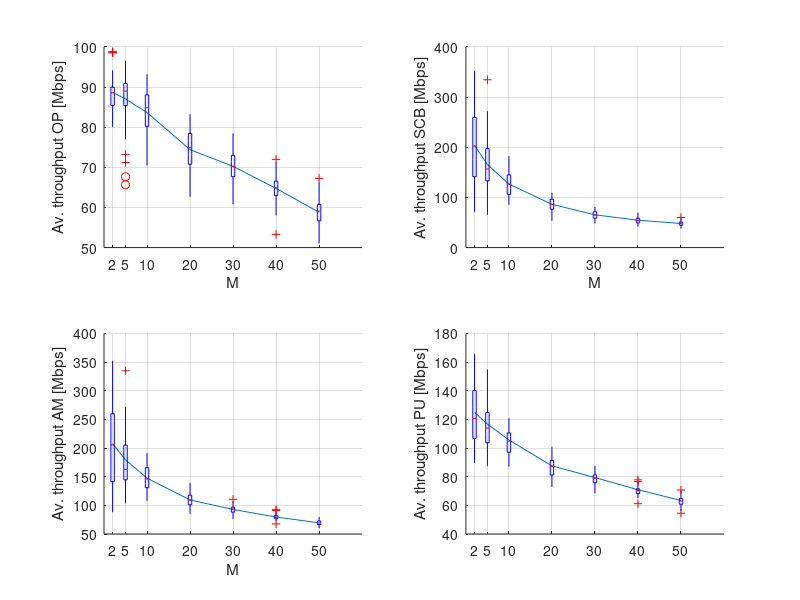
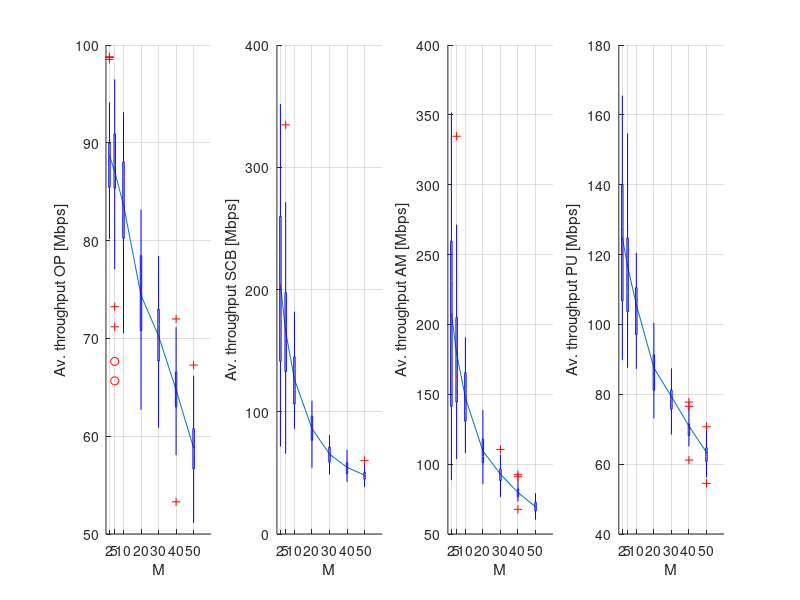

Source code (MATLAB) for these figures, in order:
% Sergio on 09 Nov 2017
% This script is for paper #3 and plots the average throughput using
% boxplot for N = 2 to 50 WLANs in a grid 100x100 m.

clc
close all
clear

%% ONLY PRIMARY

s_op_detail_n2 = [88.61
    84.29
    88.61
    94.12
    94.12
    89.66
    88.61
    88.61
    89.18
    93.77
    89.66
    88.61
    98.76
    89.99
    80.33
    80.33
    80.33
    88.61
    89.99
    93.77
    84.29
    94.12
    89.18
    88.61
    88.61
    88.61
    84.4
    89.66
    80.33
    98.76
    88.61
    98.76
    93.75
    88.61
    88.61
    80.33
    88.61
    80.18
    89.99
    88.61
    84.29
    80.33
    89.99
    84.29
    88.61
    88.61
    80.33
    98.53
    94.12
    93.77
    
    ];

s_op_detail_n5 = [
    89.04
    92.55
    89.17
    96.4
    87.28
    87.42
    91.05
    91.55
    89.41
    94.89
    91.43
    93.02
    86.95
    88.96
    89.53
    77.76
    87.58
    87.49
    94.64
    85.38
    96.48
    87.01
    89.36
    89.44
    87.07
    67.65
    65.66
    89.54
    77.09
    83.71
    89.46
    73.24
    85.36
    90.89
    83.43
    88.93
    85.53
    90.91
    89.24
    84.15
    94.65
    83.64
    92.81
    89.53
    91.15
    82.21
    90.76
    85.92
    71.19
    85.22
    
    ];

s_op_detail_n10 = [
    80.49
    87.39
    90.97
    76.45
    86.49
    89.54
    78.06
    83.42
    83.19
    89.56
    87.77
    93.13
    80.69
    90.08
    87.26
    70.52
    74.37
    89.28
    81.62
    85.9
    76.22
    84.97
    71.28
    89.26
    88.49
    86.44
    77.59
    82.14
    87.7
    84.73
    88.32
    91.9
    79.99
    80.28
    91.16
    76.91
    73.7
    86.45
    86.17
    86.61
    81.83
    76.8
    81.7
    85.6
    83.58
    83.04
    88.15
    80.24
    74.72
    91.01
    
    ];

s_op_detail_n20 = [
    80.3
    70.58
    73.29
    72.28
    69.01
    80.74
    76.4
    72.21
    69.82
    81.22
    78.07
    70.05
    81.53
    65.59
    73.01
    82.94
    73.13
    73.12
    75.04
    82.1
    82.35
    78.59
    74.59
    78.92
    77.28
    77.9
    73.11
    75.91
    74.88
    63.72
    71.45
    66.82
    79.26
    75.48
    62.7
    79.18
    76.88
    66.64
    76.62
    76.34
    77.82
    83.17
    67.58
    80.74
    74.98
    73.08
    69.58
    66.33
    74.51
    63.68
    
    ];

s_op_detail_n30 = [
    71.42
    72.05
    69.62
    68.44
    74.62
    68.85
    69.86
    65.21
    70.15
    66.79
    71.98
    70.42
    60.87
    78.41
    71.21
    74.38
    68.7
    73.03
    76.46
    70.29
    64.71
    70.18
    74.93
    62.98
    63.55
    73.14
    70.79
    64.88
    71.64
    75.96
    73.43
    67.96
    69.89
    72.83
    77.97
    70.23
    71.25
    74.34
    61.47
    69.86
    71.67
    66.07
    70.66
    66.96
    64.8
    78.29
    76.07
    69.25
    66.61
    67.59
    
    ];

s_op_detail_n40 = [
    66.55
    71.99
    64.63
    66.53
    64.84
    65.42
    63.41
    62.91
    65.75
    53.29
    69.6
    69.96
    67.79
    63.25
    65.38
    62.99
    66.57
    62.46
    64.58
    62.95
    63.68
    66.61
    65.31
    68.67
    69
    71.14
    66.71
    60.9
    60.2
    63.41
    63.31
    70.91
    63.96
    65.02
    66.2
    59.81
    65.87
    65.59
    65.06
    66.89
    63.03
    59.97
    62
    62.28
    69.43
    63.84
    60.18
    64.02
    58.07
    65.9
    
    ];

s_op_detail_n50 = [
    57.58
    54.87
    59.86
    60.91
    60.76
    56.73
    60.44
    58.43
    57.52
    62.49
    58.93
    59.11
    63.46
    62.22
    62.19
    58.85
    59.29
    56.97
    53.15
    60.35
    62.15
    51.96
    55.23
    64.4
    66.17
    60.78
    55.68
    57.68
    61.63
    56.56
    55.61
    67.27
    62.36
    57.94
    56.99
    56.65
    59.05
    59.92
    54.85
    53.29
    51.14
    59.35
    59.35
    60.31
    61.51
    59.11
    58.41
    60.28
    56.05
    53.99
    
    ];

s_op = [88.7092	87.0546	83.6632	74.4104	70.2544	64.7564	58.7956];

%% STATIC CHANNEL BONDING

s_scb_detail_n2 = [
    88.61
    141.41
    235.66
    282.99
    124.61
    251.42
    179.17
    176.66
    117.39
    71.62
    119.69
    131.31
    262.48
    281.78
    201.81
    94.77
    108.52
    117.1
    177.14
    177.14
    338.05
    94.12
    236.74
    192.54
    207.72
    219.88
    202.79
    220.19
    229.5
    278.48
    141.35
    132.21
    341.64
    88.61
    235.66
    322.44
    234.28
    169.57
    329.2
    315.67
    217.25
    141.33
    178.79
    217.25
    330.47
    333.08
    141.33
    150.45
    351.63
    267.74
    
    ];

s_scb_detail_n5 = [
    182.64
    141.24
    334.69
    154.94
    143.54
    219.22
    65.79
    194.56
    144.07
    158.09
    131.77
    194.03
    129.96
    142.39
    115.92
    219.03
    212.83
    162.89
    248.92
    252.29
    253.54
    271.35
    193.06
    74.86
    88.34
    147.48
    127.03
    186.67
    125.41
    202.07
    172.84
    151.66
    83.01
    109.72
    123.73
    144.24
    100.57
    94.7
    175.79
    136.91
    163.87
    160.13
    204.75
    136.41
    151.19
    198.44
    181.89
    199.71
    155.44
    214.23
    
    ];

s_scb_detail_n10 = [
    157.62
    126.92
    143.8
    115.81
    146.76
    172.47
    127.56
    108.02
    113.98
    122.68
    150.84
    130.52
    86.83
    130.83
    109.91
    97.37
    104.76
    147
    181.82
    137.54
    133.67
    155.03
    122.08
    111.18
    99.95
    121.87
    94.33
    94.24
    136.49
    92.54
    93.45
    167.77
    123.53
    121.38
    136.82
    94.74
    119.48
    151.88
    101.29
    105.69
    92.91
    181.05
    133.29
    144.93
    128.95
    155.84
    144.86
    149.91
    86.09
    126.39
    
    ];

s_scb_detail_n20 = [
    103.99
    54.2
    88.1
    93.09
    85.04
    99.07
    98.27
    67.42
    62.73
    107.57
    76.75
    76.69
    76.44
    62.87
    89.53
    72.47
    96.49
    73.94
    70.91
    108.59
    93.57
    85.85
    84.68
    92.07
    77.66
    85.3
    87.65
    100.44
    107.04
    103.26
    81.26
    84.68
    107.04
    96.18
    86.53
    99.42
    79.61
    77.85
    80.09
    89.22
    89.77
    109
    73.81
    97.49
    85.41
    76.3
    92.67
    91.89
    60.18
    73.02
    
    ];

s_scb_detail_n30 = [
    57.9
    77.47
    64.85
    55.63
    56.64
    56.5
    74.45
    53.75
    57.08
    57.32
    71.15
    72.97
    65.84
    74.96
    65.8
    48.85
    69.21
    69.46
    64.87
    71.17
    65.43
    56.27
    71.99
    61.31
    59.06
    57.38
    58.6
    71.26
    77.07
    65.42
    64.89
    71.26
    68.31
    62.28
    71.83
    63.51
    63.37
    80.9
    56.1
    64.77
    78.28
    62.87
    73.25
    62.49
    75.37
    63.65
    72.48
    66.88
    51.93
    63.14
    
    ];

s_scb_detail_n40 = [
    53.28
    44.16
    68.24
    42.73
    64.13
    54.73
    54.56
    61.12
    53.29
    53.56
    47.64
    50.44
    62.98
    68.72
    67.9
    50.79
    51.03
    55.71
    63.24
    58.21
    46.71
    60.03
    57.38
    48.18
    55.38
    56.74
    57.94
    54.79
    52.22
    60.65
    58.39
    61.09
    51.75
    45.09
    49.08
    61.07
    53.16
    56.36
    51.88
    52.46
    57.23
    53.85
    47.11
    46.47
    49.01
    51.57
    48.9
    48.19
    59.46
    48.44
    
    ];

s_scb_detail_n50 = [
    54.9
    45.04
    55.86
    50.35
    55.22
    54.03
    44.09
    56.72
    48.86
    50.03
    39.11
    50.63
    54.87
    53.37
    47.28
    42.4
    44.91
    44.85
    45.36
    50.78
    43.86
    41.19
    41.89
    57.94
    48.27
    44.05
    49.13
    38.57
    45.18
    44.97
    44.7
    56.75
    49.46
    46.13
    47.63
    53.73
    47.96
    49.51
    49.93
    43.68
    45.51
    47.62
    60
    47.29
    43.37
    45.12
    41.78
    49.1
    45.36
    47.35
    
    ];

s_scb = [204.0248	165.557	126.6934	86.262	65.3444	54.5408	48.1138];

%% ALWAYS NAX
s_am_detail_n2 = [
    88.61
    141.41
    235.66
    282.99
    124.61
    251.42
    179.17
    176.66
    117.39
    94.1
    119.69
    131.31
    262.48
    281.78
    201.81
    169.75
    108.52
    117.1
    177.14
    177.14
    338.05
    94.12
    236.74
    192.54
    207.72
    219.88
    202.79
    220.19
    229.5
    278.48
    239.94
    132.21
    341.64
    88.61
    235.66
    322.44
    234.28
    169.57
    329.2
    315.67
    217.25
    141.33
    178.79
    217.25
    330.47
    333.08
    141.33
    150.45
    351.63
    267.74
    
    ];

s_am_detail_n5 = [
    182.64
    141.24
    334.69
    161.31
    143.54
    219.22
    127.34
    240
    144.07
    158.09
    160.97
    194.03
    169.53
    162.46
    116.58
    219.03
    212.83
    162.89
    248.92
    252.29
    253.54
    271.35
    193.06
    155.77
    130.84
    147.48
    140.99
    240.79
    155.62
    205.16
    202.75
    151.66
    116.42
    123.49
    132.99
    205.9
    142.14
    103.7
    203.12
    136.91
    163.87
    160.13
    204.75
    145.67
    151.19
    198.44
    181.89
    199.71
    155.44
    237.53
    
    ];

s_am_detail_n10 = [
    178.41
    134.58
    158.58
    115.81
    165.44
    182.66
    145.85
    108.02
    145.36
    129.48
    165.53
    167.41
    123.14
    145.89
    132.9
    115.4
    116.79
    168.89
    183.6
    140.79
    153.79
    177.64
    153.3
    135.28
    135.67
    128.4
    120.18
    112.98
    176.02
    135.09
    152.54
    185.92
    145.52
    163.34
    177.24
    130.12
    120.32
    151.88
    138.93
    135.91
    112.82
    190.74
    151.72
    139.59
    169.47
    155.02
    153.15
    170.3
    115.14
    162.37
    
    ];

s_am_detail_n20 = [
    113.67
    96.82
    125.5
    107.92
    101.48
    127.45
    117.73
    85.71
    96.31
    117.67
    115.87
    103.54
    110.07
    96.12
    118.93
    100.82
    109.7
    95.11
    90.65
    130.07
    109.31
    111.47
    105.61
    114.47
    115.45
    124.98
    110.13
    135.84
    108.85
    104.47
    95.42
    101.83
    125.48
    123.28
    104.76
    127.88
    107.8
    90.56
    102.42
    110.54
    101.86
    115.62
    87.76
    132.26
    138.56
    102.96
    118.71
    93.11
    97.17
    91.28
    
    ];

s_am_detail_n30 = [
    93.07
    93.37
    96.61
    90.56
    90.63
    77.83
    94.58
    92.71
    94.15
    85.32
    94.28
    101.86
    83.92
    99.98
    86.17
    91.28
    89.93
    96.47
    106.78
    92.23
    87.85
    100.19
    95.74
    76.85
    94.72
    97.03
    82.51
    85.61
    100.13
    110.52
    94.18
    92.04
    95.7
    89.74
    97.94
    81.91
    93.06
    102.63
    86.36
    89.59
    102.21
    96.67
    93.85
    84.22
    95.64
    102.05
    103.78
    86.24
    76.55
    94.28
    
    ];

s_am_detail_n40 = [
    77.3
    84.02
    90.98
    76.23
    76.14
    80.32
    77.39
    79.46
    77.92
    74.65
    78.13
    76.61
    80.19
    84
    82.87
    77.87
    79.19
    74.77
    77.34
    79.05
    67.67
    87.99
    80.73
    80.56
    89.27
    84.6
    79.93
    82.37
    81.8
    75.53
    78.49
    92.44
    81.77
    78.24
    79.33
    84.06
    82.25
    77.29
    82.02
    75.44
    77.86
    73.54
    73.94
    73.29
    82.51
    77.64
    76.07
    80.44
    84.69
    76.49
    
    ];

s_am_detail_n50 = [
    70.93
    62.78
    70.21
    66.58
    71.29
    72.88
    68.43
    69.85
    67.91
    77.51
    65.3
    72.41
    79.04
    76.29
    74.2
    63.94
    69.6
    66.53
    62.31
    73.22
    79.21
    62.62
    64.57
    73.64
    75.26
    71.31
    67.4
    67.12
    67.12
    71.23
    62.92
    75.44
    73.19
    68
    73.86
    66.21
    69.02
    69.79
    67.95
    64.75
    60.39
    69.05
    73.9
    70.79
    66.14
    71.39
    67.94
    71.51
    67.67
    64.07
    
    ];

s_am = [207.9458	179.2794	147.4984	109.4196	92.8304	79.6536	69.4934];


%% PROB. UNIFORM

s_pu_detail_n2 = [
    89.8
    105.56
    129.48
    148.4
    104.37
    134.27
    118.27
    119.79
    100.17
    93.75
    101.3
    104.56
    142.04
    144.86
    111.82
    111.11
    90.99
    99.9
    113.91
    117.66
    149.18
    93.7
    130.5
    118.87
    128.7
    129.5
    121.59
    124.93
    121.65
    143.17
    133.94
    111.38
    158.82
    89.8
    129.48
    142.77
    130.94
    110.4
    152.68
    152.54
    117.29
    99.96
    116.37
    122.25
    152.03
    150.89
    99.96
    118.39
    165.48
    146.75
    
    ];

s_pu_detail_n5 = [
    117.1
    108.64
    154.67
    121.42
    105.21
    127.6
    102.84
    132.44
    106.49
    113.43
    114.36
    122.01
    115.23
    111.15
    94
    116.58
    121.62
    102.07
    138.94
    135.25
    141.97
    141.98
    119.34
    111.97
    104.51
    92.33
    87.6
    129.78
    102.57
    116.04
    125.54
    96.13
    97.47
    103.95
    99.65
    126.81
    103.53
    95.94
    127.11
    99.49
    119.59
    105.38
    128.64
    109.64
    112.62
    109.97
    115.91
    122.45
    97.77
    134.09
    
    ];

s_pu_detail_n10 = [
    111.21
    104.55
    114.16
    88.73
    110.3
    115.83
    100.4
    96.44
    106.65
    102.83
    111.04
    116.66
    94.13
    107.93
    102.79
    87.29
    91.72
    117.95
    111.19
    104.95
    90.8
    111.26
    95.04
    105.3
    104.41
    102.12
    94.68
    93.89
    116.36
    101.5
    108.94
    120.51
    103.32
    105.09
    120.51
    91.22
    87.92
    108.18
    104.61
    99.72
    94.97
    108.36
    102.84
    99.18
    110.62
    106.96
    109.75
    107.88
    88.77
    113.06
    
    ];

s_pu_detail_n20 = [
    91.17
    80.3
    88.83
    81.73
    80.81
    97.12
    90.43
    77.18
    81.11
    94.98
    90.71
    83.54
    91.37
    76.82
    87.93
    91.12
    84.69
    81.29
    80.86
    97.36
    93.13
    89.48
    85.35
    91.51
    88.72
    94.04
    86.5
    93.15
    86.47
    78.67
    81.97
    79.41
    94.26
    90.93
    78.09
    96.75
    88.67
    75.39
    86.18
    87.74
    84.18
    92.98
    73.14
    100.48
    94.16
    83.05
    87.47
    73.53
    83.59
    74.62
    
    ];

s_pu_detail_n30 = [
    79.17
    79.48
    78.98
    76.67
    80.24
    72.08
    77.98
    73.73
    78.74
    73.27
    79.56
    81.31
    68.51
    85.65
    76.97
    79.96
    76.59
    82.55
    86.74
    78.3
    72
    80.79
    82.5
    69.26
    74.99
    82.31
    76.74
    72.13
    83.25
    86.85
    79.4
    76.44
    79.59
    78.95
    86.57
    75.51
    79.05
    84.8
    70.2
    77.29
    83.45
    77.15
    79.04
    73.53
    74.79
    87.4
    86.7
    76.84
    71.28
    77.46
    
    ];

s_pu_detail_n40 = [
    70.21
    76.54
    73.52
    70.51
    68.66
    71.29
    68.49
    69.79
    70.45
    61.16
    72.66
    72.6
    72.88
    71.14
    71.44
    68.82
    71.53
    66.15
    69.92
    67.77
    65.58
    73.41
    70.26
    73.38
    76.32
    76.1
    71.32
    67.72
    68.51
    68.08
    68.19
    77.78
    70.8
    70.95
    70.41
    68.26
    71.37
    70.4
    71.51
    70.71
    67.71
    65.13
    65.48
    67.18
    73.82
    69.43
    66.46
    68.57
    67.21
    70.25
    
    ];

s_pu_detail_n50 = [
    63.07
    58.08
    63.63
    62.6
    64.96
    62.18
    63.33
    62.99
    62.34
    67.45
    61.34
    63.07
    69.1
    67.19
    65.94
    60.85
    63.34
    60.78
    56.27
    64.7
    67.91
    56.48
    59.09
    67.27
    69.99
    64.69
    60.23
    61.17
    64.06
    61.89
    58.65
    70.7
    66.26
    61.74
    62.91
    60.19
    62.31
    63.65
    59.7
    57.05
    54.49
    63.64
    64.69
    63.72
    63.47
    63.29
    62.12
    64.82
    60.31
    57.88
    
    ];

s_pu = [124.9468	116.6688	105.6526	87.5464	79.3664	70.9106	63.3698];


%% BOXPLOT
n = [2 5 10 20 30 40 50];

figure
% OP
subplot(2,2,1)
hold on
plot(n, s_op)
boxplot([s_op_detail_n2,s_op_detail_n5, s_op_detail_n10,...
    s_op_detail_n20, s_op_detail_n30, s_op_detail_n40, s_op_detail_n50],'positions',n,...
    'Labels',{'2','5','10','20','30','40','50'})
xlabel('M')
ylabel('Av. throughput OP [Mbps]')
grid on

% SCB
subplot(2,2,2)
hold on
plot(n, s_scb)
boxplot([s_scb_detail_n2,s_scb_detail_n5, s_scb_detail_n10,...
    s_scb_detail_n20, s_scb_detail_n30, s_scb_detail_n40, s_scb_detail_n50],'positions',n,...
    'Labels',{'2','5','10','20','30','40','50'})
xlabel('M')
ylabel('Av. throughput SCB [Mbps]')
grid on

% AM
subplot(2,2,3)
hold on
plot(n, s_am)
boxplot([s_am_detail_n2,s_am_detail_n5, s_am_detail_n10,...
    s_am_detail_n20, s_am_detail_n30, s_am_detail_n40, s_am_detail_n50],'positions',n,...
    'Labels',{'2','5','10','20','30','40','50'})
xlabel('M')
ylabel('Av. throughput AM [Mbps]')
grid on

% PU
subplot(2,2,4)
hold on
plot(n, s_pu)
boxplot([s_pu_detail_n2,s_pu_detail_n5, s_pu_detail_n10,...
    s_pu_detail_n20, s_pu_detail_n30, s_pu_detail_n40, s_pu_detail_n50],'positions',n,...
    'Labels',{'2','5','10','20','30','40','50'})
xlabel('')
ylabel('Av. throughput PU [Mbps]')
grid on

figure
% OP
subplot(1,4,1)
hold on
plot(n, s_op)
boxplot([s_op_detail_n2,s_op_detail_n5, s_op_detail_n10,...
    s_op_detail_n20, s_op_detail_n30, s_op_detail_n40, s_op_detail_n50],'positions',n,...
    'Labels',{'2','5','10','20','30','40','50'})
xlabel('M')
ylabel('Av. throughput OP [Mbps]')
grid on

% SCB
subplot(1,4,2)
hold on
plot(n, s_scb)
boxplot([s_scb_detail_n2,s_scb_detail_n5, s_scb_detail_n10,...
    s_scb_detail_n20, s_scb_detail_n30, s_scb_detail_n40, s_scb_detail_n50],'positions',n,...
    'Labels',{'2','5','10','20','30','40','50'})
xlabel('M')
ylabel('Av. throughput SCB [Mbps]')
grid on

% AM
subplot(1,4,3)
hold on
plot(n, s_am)
boxplot([s_am_detail_n2,s_am_detail_n5, s_am_detail_n10,...
    s_am_detail_n20, s_am_detail_n30, s_am_detail_n40, s_am_detail_n50],'positions',n,...
    'Labels',{'2','5','10','20','30','40','50'})
xlabel('M')
ylabel('Av. throughput AM [Mbps]')
grid on

% PU
subplot(1,4,4)
hold on
plot(n, s_pu)
boxplot([s_pu_detail_n2,s_pu_detail_n5, s_pu_detail_n10,...
    s_pu_detail_n20, s_pu_detail_n30, s_pu_detail_n40, s_pu_detail_n50],'positions',n,...
    'Labels',{'2','5','10','20','30','40','50'})
xlabel('M')
ylabel('Av. throughput PU [Mbps]')
grid on


